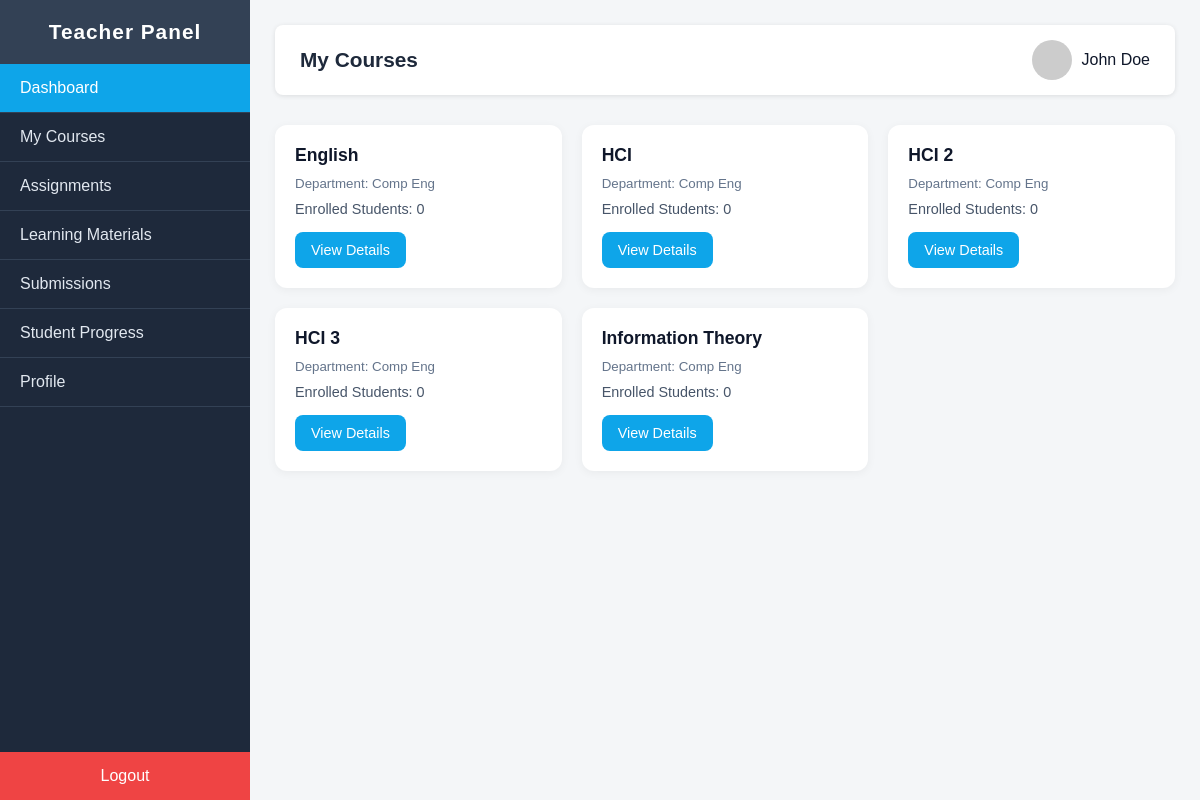
Page /dashboard/teacher/courses/ (signed in) on the earlier database version.
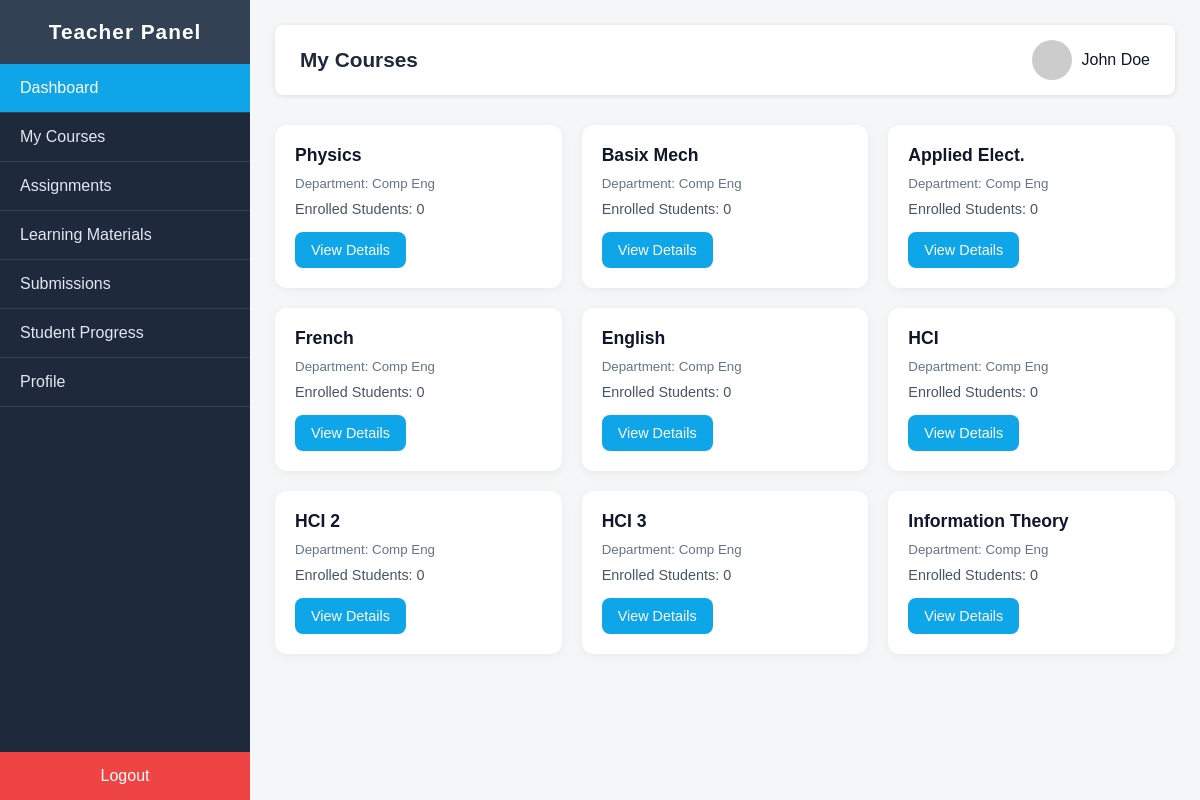
Same page on the later database version.
### main/models.py (models this page shows, shortened)
class Course(models.Model):
    slug = models.SlugField(unique=True,blank=True,max_length=100)
    name = models.CharField(blank=True,unique=True,max_length=100)
    teacher = models.ForeignKey(
        settings.AUTH_USER_MODEL,
        blank=True,
        on_delete=models.SET_NULL,
        related_name="courses_assigned",
        null=True
        )
    students = models.ManyToManyField(
        settings.AUTH_USER_MODEL,
        blank=True,
        related_name="courses_enrolled",
        null=True
        )
    created_by = models.ForeignKey(
        settings.AUTH_USER_MODEL,
        blank=True,
        null=True,
        on_delete=models.SET_NULL,
        related_name="courses_created",
        default="3"
        )
    department = models.ForeignKey(
        Department,
        blank=True,
        null=True,
        on_delete=models.SET_NULL,
        related_name="courses"
        )
    created_at = models.DateTimeField(auto_now_add=True)
    updated_at = models.DateTimeField(auto_now=True)

class Department(models.Model):
    slug = models.SlugField(unique= True, blank=True)
    name = models.CharField(blank=True,max_length=100,unique=True)
    created_by = models.ForeignKey(
        settings.AUTH_USER_MODEL,
        on_delete= models.CASCADE,
        related_name="departments_created"
        )
    updated_at = models.DateTimeField(auto_now=True)

### main/views.py (the view)
# urls.py: path("teacher/courses/",views.teacher_course_list,name = "teacher_course_list"),
def teacher_course_list(request):
    courses = Course.objects.filter(teacher = request.user)
    context = {
        "courses":courses
    }
    return render(request,"main/teacher_course_list.html",context)

### main/context_processors.py (called while the page is built)
def total_values(request):
    total_users = User.objects.all().count()
    total_teachers = User.objects.filter(role = "teacher").count()
    total_students = User.objects.filter(role = "student").count()
    total_departments = Department.objects.all().count()
    total_courses = Course.objects.all().count()
    context = {
        "total_students":total_students,
        "total_teachers":total_teachers,
        "total_courses":total_courses,
        "total_departments":total_departments,
    }
    return context

### main/templates/main/teacher_course_list.html
{% extends 'teacher_base.html' %}
{% load static %}
{% block extra_styles %}
    <link rel="stylesheet" href="{% static 'main/css/teacher_course_list.css' %}">
{% endblock extra_styles %}
{% block body %}
  <main class="main-content">
    <div class="top-bar">
      <h1>My Courses</h1>
      <div class="profile">
        <img src="https://via.placeholder.com/40" alt="Teacher">
        <span>John Doe</span>
      </div>
    </div>
    <section class="course-grid">
       {% for course in courses %}
       <a href="{% url 'main:teacher_course_detail' course.slug %}">
            <div class="course-card">
                <h3>{{course.name}}</h3>
                <small>Department: {{course.department.name}}</small>
                <p>Enrolled Students: {{course.students|length}}</p>
                <button class="view-btn">View Details</button>
            </div>
       </a>
       {% empty %}
       <p> No courses Assigned yet</p>
       {% endfor %}
    </section>
  </main>
{% endblock body %}

Differences in the rows shown:
now on this page (row edited): Course: name "Physics", department.name "Comp Eng", students|length "0"
now on this page (row edited): Course: name "Basix Mech", department.name "Comp Eng", students|length "0"
now on this page (row edited): Course: name "Applied Elect.", department.name "Comp Eng", students|length "0"
now on this page (row edited): Course: name "French", department.name "Comp Eng", students|length "0"
